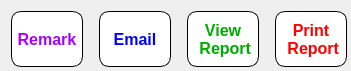
   <widget class="QWidget" name="layoutWidget">
    <property name="geometry">
     <rect>
      <x>420</x>
      <y>470</y>
      <width>351</width>
      <height>71</height>
     </rect>
    </property>
    <layout class="QHBoxLayout" name="horizontalLayout">
     <property name="spacing">
      <number>16</number>
     </property>
     <property name="rightMargin">
      <number>4</number>
     </property>
     <property name="bottomMargin">
      <number>4</number>
     </property>
     <item>
      <widget class="QPushButton" name="pushButton_6">
       <property name="maximumSize">
        <size>
         <width>16777215</width>
         <height>60</height>
        </size>
       </property>
       <property name="font">
        <font>
         <family>Arial</family>
         <pointsize>12</pointsize>
         <weight>75</weight>
         <bold>true</bold>
        </font>
       </property>
       <property name="cursor">
        <cursorShape>PointingHandCursor</cursorShape>
       </property>
       <property name="styleSheet">
        <string notr="true">#pushButton_6{
color: rgb(170, 0, 255);
border-radius:10px;
background-color: rgb(255, 255, 255);
border:1px solid black;
}
#pushButton_6:hover{
padding-left:5px;
border:1px solid #aa00ff;
}
#pushButton_6:pressed{
padding-bottom:5px;
}</string>
       </property>
       <property name="text">
        <string>Remark</string>
       </property>
      </widget>
     </item>
     <item>
      <widget class="QPushButton" name="pushButton_5">
       <property name="maximumSize">
        <size>
         <width>16777215</width>
         <height>60</height>
        </size>
       </property>
       <property name="font">
        <font>
         <family>Arial</family>
         <pointsize>12</pointsize>
         <weight>75</weight>
         <bold>true</bold>
        </font>
       </property>
       <property name="cursor">
        <cursorShape>PointingHandCursor</cursorShape>
       </property>
       <property name="styleSheet">
        <string notr="true">#pushButton_5{
color: rgb(0, 0, 255);
border-radius:10px;
background-color: rgb(255, 255, 255);
border:1px solid black;
}
#pushButton_5:hover{
padding-left:5px;
border:1px solid blue;
}
#pushButton_5:pressed{
padding-bottom:5px;
}</string>
       </property>
       <property name="text">
        <string>Email</string>
       </property>
      </widget>
     </item>
     <item>
      <widget class="QPushButton" name="pushButton_2">
       <property name="maximumSize">
        <size>
         <width>16777215</width>
         <height>60</height>
        </size>
       </property>
       <property name="font">
        <font>
         <family>Arial</family>
         <pointsize>12</pointsize>
         <weight>75</weight>
         <bold>true</bold>
        </font>
       </property>
       <property name="cursor">
        <cursorShape>PointingHandCursor</cursorShape>
       </property>
       <property name="styleSheet">
        <string notr="true">#pushButton_2{
color: rgb(0, 170, 0);
border-radius:10px;
background-color: rgb(255, 255, 255);
border:1px solid black;
}
#pushButton_2:hover{
padding-left:5px;
border:1px solid green;
}
#pushButton_2:pressed{
padding-bottom:5px;
}</string>
       </property>
       <property name="text">
        <string>View 
 Report</string>
       </property>
      </widget>
     </item>
     <item>
      <widget class="QPushButton" name="pushButton_4">
       <property name="maximumSize">
        <size>
         <width>16777215</width>
         <height>60</height>
        </size>
       </property>
       <property name="font">
        <font>
         <family>Arial</family>
         <pointsize>12</pointsize>
         <weight>75</weight>
         <bold>true</bold>
        </font>
       </property>
       <property name="cursor">
        <cursorShape>PointingHandCursor</cursorShape>
       </property>
       <property name="styleSheet">
        <string notr="true">#pushButton_4{
color: rgb(255, 0, 0);
border-radius:10px;
background-color: rgb(255, 255, 255);
border:1px solid black;
}
#pushButton_4:hover{
padding-left:5px;
border:1px solid red;
}
#pushButton_4:pressed{
padding-bottom:5px;
}</string>
       </property>
       <property name="text">
        <string>Print 
 Report</string>
       </property>
      </widget>
     </item>
    </layout>
   </widget>
